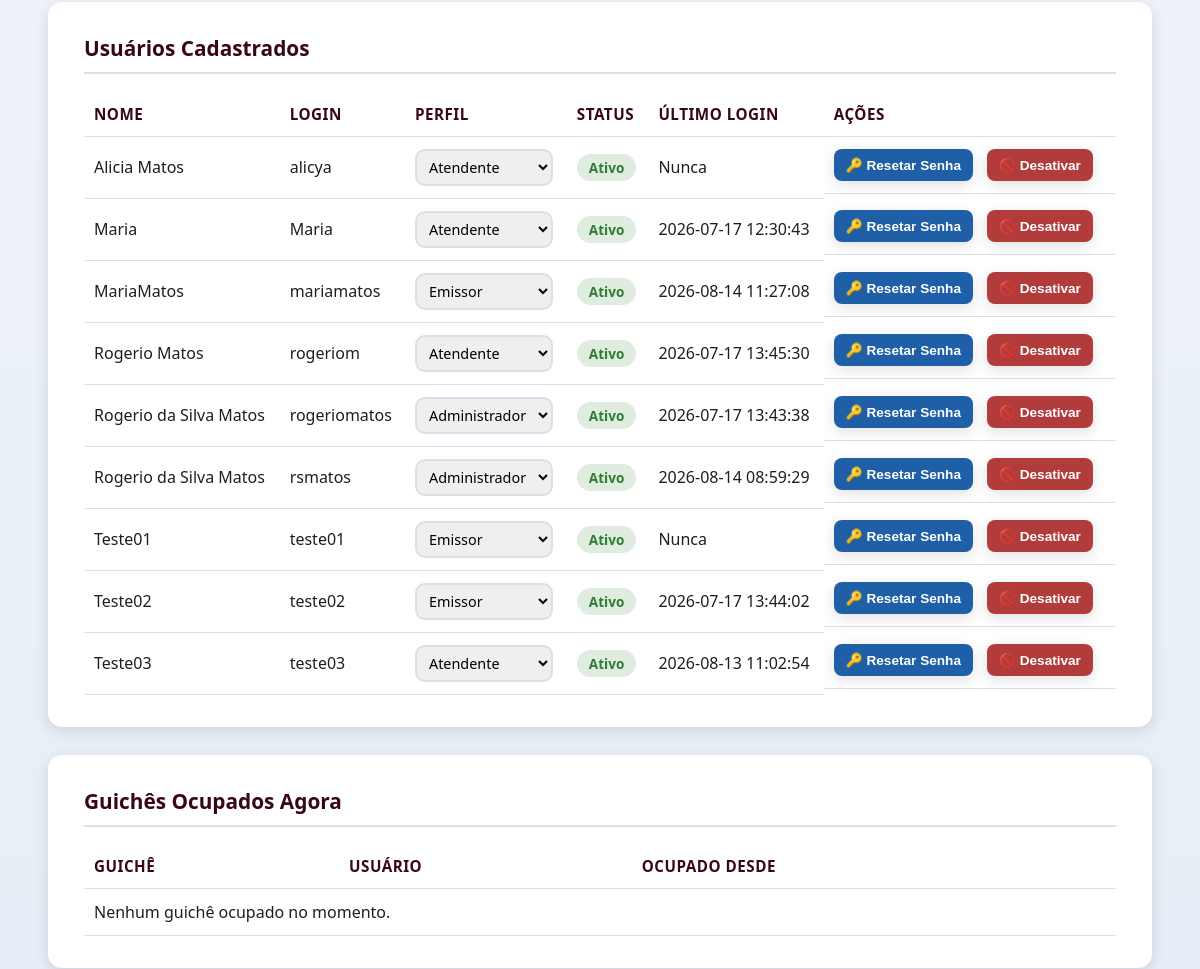
Before: /admin/usuarios (signed in, middle part) with the older database file.
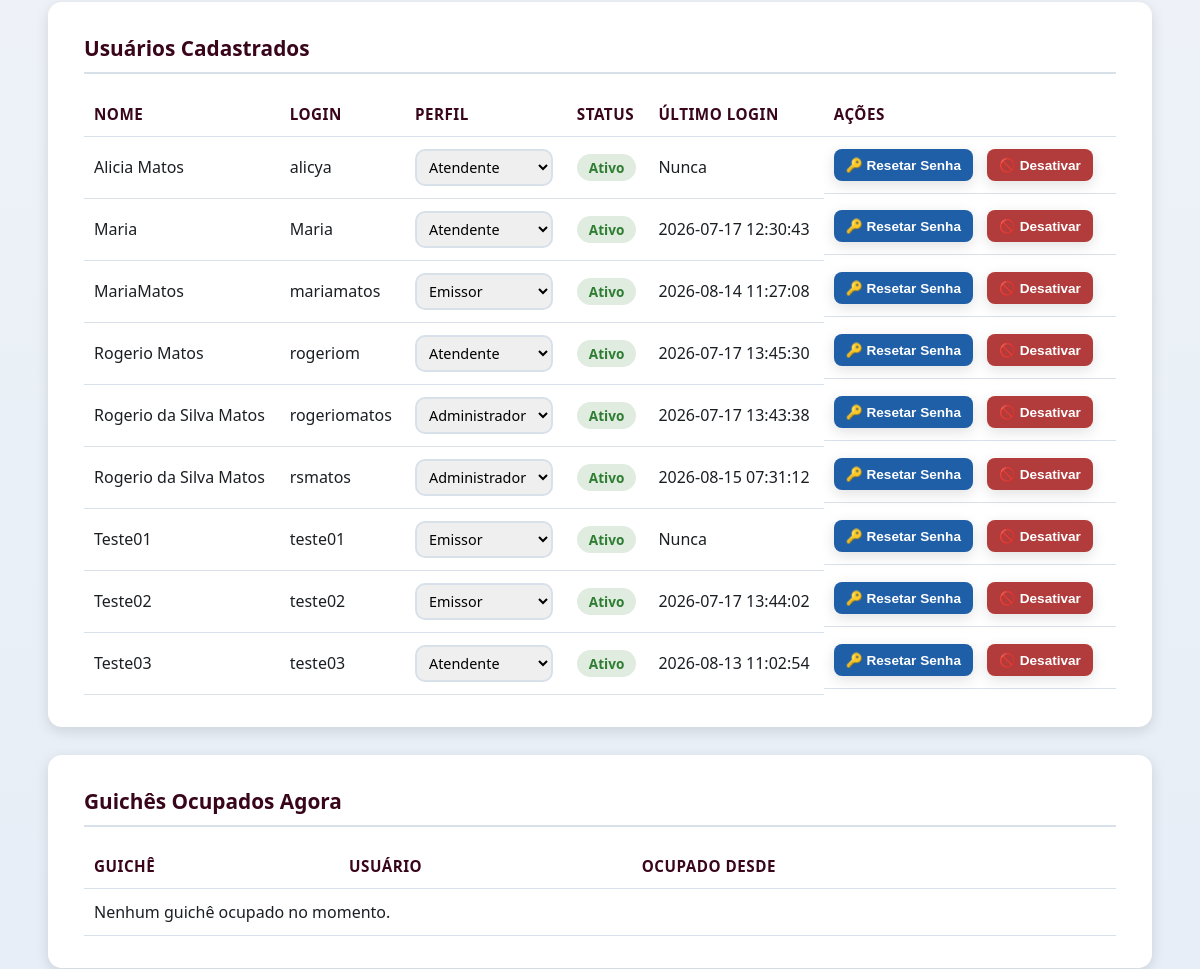
After: the same page with the newer database file.
### tables this page shows
CREATE TABLE usuarios (
            id INTEGER PRIMARY KEY AUTOINCREMENT,
            nome_completo TEXT NOT NULL,
            login TEXT NOT NULL UNIQUE,
            senha_hash TEXT NOT NULL,
            perfil TEXT NOT NULL DEFAULT 'atendente',
            ativo INTEGER NOT NULL DEFAULT 1,
            data_criacao TEXT NOT NULL,
            ultimo_login TEXT
        );

### app.py (the view)
@app.route("/admin/usuarios")
@auth.login_required
@auth.admin_required
def usuarios_tela():
    usuarios = database.listar_usuarios()
    guiches_ocupados = database.listar_guiches_ocupados()
    return render_template(
        "usuarios.html",
        config=config_manager.obter_todas(),
        usuarios=usuarios,
        guiches_ocupados=guiches_ocupados,
    )

### app.py (called while the page is built)
@app.context_processor
def injetar_usuario_logado():
    return {
        "usuario_logado": auth.usuario_logado(),
        "eh_admin": auth.eh_admin(),
        "sigs_versao": SIGS_VERSAO,
    }

### auth.py (called while the page is built)
def usuario_logado() -> Optional[dict]:
    usuario_id = session.get(CHAVE_SESSAO_USUARIO_ID)
    if usuario_id is None:
        return None
    return {
        "id": usuario_id,
        "nome_completo": session.get(CHAVE_SESSAO_NOME),
        "login": session.get(CHAVE_SESSAO_LOGIN),
        "perfil": session.get(CHAVE_SESSAO_PERFIL),
        "guiche": session.get(CHAVE_SESSAO_GUICHE),
    }

def eh_admin() -> bool:
    return session.get(CHAVE_SESSAO_PERFIL) == PerfilUsuario.ADMIN

def admin_required(funcao_view):
    @wraps(funcao_view)
    def wrapper(*args, **kwargs):
        if not eh_admin():
            if _requisicao_eh_api():
                return jsonify({"sucesso": False, "erro": "Acesso restrito a administradores."}), 403
            flash("Esta área é restrita a administradores.", "erro")
            return redirect(url_for("index"))
        return funcao_view(*args, **kwargs)
    return wrapper

### config.py (called while the page is built)
    def _conectar(self) -> sqlite3.Connection:
        conexao = sqlite3.connect(str(DATABASE_PATH), timeout=10, check_same_thread=False)
        conexao.row_factory = sqlite3.Row
        return conexao

    def obter_todas(self) -> Dict[str, Any]:
        with self._conectar() as conexao:
            linhas = conexao.execute(f"SELECT chave, valor FROM {TABELA_CONFIGURACOES}").fetchall()
        resultado: Dict[str, Any] = {}
        for linha in linhas:
            chave, valor = linha["chave"], linha["valor"]
            if chave in CHAVES_INTEIRAS:
                try:
                    resultado[chave] = int(valor)
                except (TypeError, ValueError):
                    resultado[chave] = 0
            else:
                resultado[chave] = valor
        return resultado

### database.py (called while the page is built)
@contextmanager
def get_connection() -> Generator[sqlite3.Connection, None, None]:
    conexao = sqlite3.connect(str(DATABASE_PATH), timeout=10, check_same_thread=False)
    conexao.row_factory = sqlite3.Row
    conexao.execute("PRAGMA journal_mode = WAL")
    conexao.execute("PRAGMA foreign_keys = ON")
    try:
        yield conexao
    finally:
        conexao.close()

### models.py (called while the page is built)
    def to_dict_publico(self) -> dict:
        dados = asdict(self)
        dados.pop("senha_hash", None)
        return dados

### templates/usuarios.html (shortened to what this page needs)
{% extends "layout.html" %}
{% block conteudo %}
<div class="pagina pagina-usuarios">
    <main class="conteudo-principal">
        <section class="card">
            <h2>Usuários Cadastrados</h2>
            <table class="tabela-fila">
                <thead>
                    <tr>
                        <th>Nome</th>
                        <th>Login</th>
                        <th>Perfil</th>
                        <th>Status</th>
                        <th>Último Login</th>
                        <th>Ações</th>
                    </tr>
                </thead>
                <tbody id="usuarios-corpo">
                    {% for usuario in usuarios %}
                    <tr data-usuario-id="{{ usuario.id }}">
                        <td>{{ usuario.nome_completo }}</td>
                        <td>{{ usuario.login }}</td>
                        <td>
                            <select class="select-perfil" data-usuario-id="{{ usuario.id }}">
                                <option value="atendente" {% if usuario.perfil == 'atendente' %}selected{% endif %}>Atendente</option>
                                <option value="emissor" {% if usuario.perfil == 'emissor' %}selected{% endif %}>Emissor</option>
                                <option value="admin" {% if usuario.perfil == 'admin' %}selected{% endif %}>Administrador</option>
                            </select>
                        </td>
                        <td>
                            <span class="status-badge-{{ 'ativo' if usuario.ativo else 'inativo' }}">
                                {{ 'Ativo' if usuario.ativo else 'Inativo' }}
                            </span>
                        </td>
                        <td>{{ usuario.ultimo_login or 'Nunca' }}</td>
                        <td class="acoes-usuario">
                            <button class="botao botao-secundario botao-acao-pequeno btn-resetar-senha" data-usuario-id="{{ usuario.id }}">
                                🔑 Resetar Senha
                            </button>
                            <button class="botao {{ 'botao-alerta' if usuario.ativo else 'botao-primario' }} botao-acao-pequeno btn-toggle-status"
                                    data-usuario-id="{{ usuario.id }}" data-ativo="{{ usuario.ativo | lower }}">
                                {{ '🚫 Desativar' if usuario.ativo else '✅ Ativar' }}
                            </button>
                        </td>
                    </tr>
                    {% endfor %}
                </tbody>
            </table>
        </section>
        <section class="card">
            <h2>Guichês Ocupados Agora</h2>
            <table class="tabela-fila">
                <thead>
                    <tr>
                        <th>Guichê</th>
                        <th>Usuário</th>
                        <th>Ocupado Desde</th>
                    </tr>
                </thead>
                <tbody>
                    {% for ocupacao in guiches_ocupados %}
                    <tr>
                        <td>{{ '%02d' | format(ocupacao.guiche) }}</td>
                        <td>{{ ocupacao.usuario_nome }}</td>
                        <td>{{ ocupacao.ocupado_desde }}</td>
                    </tr>
                    {% else %}
                    <tr><td colspan="3">Nenhum guichê ocupado no momento.</td></tr>
                    {% endfor %}
                </tbody>
            </table>
        </section>
    </main>
</div>
{% endblock %}

### templates/layout.html (shortened to what this page needs)
<!DOCTYPE html>
<html lang="pt-BR">
<head>
    <link rel="stylesheet" href="{{ url_for('static', filename='css/style.css') }}">
</head>
<body>
    {% block conteudo %}{% endblock %}
</body>
</html>

### static/css/style.css (style rules this page uses)
:root { --cor-principal: #003C71; --cor-principal-clara: #1F5FA8; --cor-secundaria: #F4A300; --cor-fundo: #F2F5F9; --cor-texto: #1B1F23; --cor-branco: #FFFFFF; --cor-cinza-borda: #D8E0EA; --cor-sucesso: #2E7D32; --cor-erro: #C62828; --sombra-padrao: 0 4px 14px rgba(0, 0, 0, 0.12); --raio-borda: 14px; --transicao-padrao: all 0.25s ease-in-out; }
* { box-sizing: border-box; }
body { margin: 0; font-family: "Segoe UI", Arial, Helvetica, sans-serif; background: linear-gradient(180deg, var(--cor-fundo) 0%, #E4ECF6 100%); color: var(--cor-texto); }
.pagina { max-width: 1200px; margin: 0 auto; padding: 40px 48px; padding-bottom: 88px; }
.conteudo-principal { display: flex; flex-direction: column; gap: 28px; }
.card { background: var(--cor-branco); border-radius: var(--raio-borda); box-shadow: var(--sombra-padrao); padding: 32px 36px; }
.card h2 { margin-top: 0; color: var(--cor-principal); font-size: 1.3rem; border-bottom: 2px solid var(--cor-cinza-borda); padding-bottom: 10px; }
input, select { padding: 12px 14px; border: 2px solid var(--cor-cinza-borda); border-radius: 10px; font-size: 1rem; font-family: inherit; transition: var(--transicao-padrao); }
.botao { border: none; border-radius: 12px; padding: 18px 22px; font-size: 1.1rem; font-weight: 700; cursor: pointer; transition: var(--transicao-padrao); box-shadow: var(--sombra-padrao); text-decoration: none; text-align: center; display: inline-flex; align-items: center; justify-content: center; gap: 8px; color: var(--cor-branco); }
.botao-secundario { background: var(--cor-principal-clara); }
.botao-alerta { background: #B23B3B; }
.tabela-fila { width: 100%; border-collapse: collapse; margin-top: 12px; }
.tabela-fila th, .tabela-fila td { text-align: left; padding: 12px 10px; border-bottom: 1px solid var(--cor-cinza-borda); }
.tabela-fila th { color: var(--cor-principal); font-size: 0.95rem; text-transform: uppercase; letter-spacing: 0.5px; }
.botao-acao-pequeno { padding: 8px 12px; font-size: 0.85rem; border-radius: 8px; margin-right: 6px; }
.status-badge-ativo, .status-badge-inativo { padding: 4px 12px; border-radius: 999px; font-size: 0.85rem; font-weight: 700; }
.status-badge-ativo { background: rgba(46, 125, 50, 0.15); color: var(--cor-sucesso); }
.acoes-usuario { display: flex; gap: 8px; flex-wrap: wrap; }
.select-perfil { padding: 6px 8px; font-size: 0.9rem; }

Changed rows visible on the page:
changed usuarios "rsmatos": ultimo_login "2026-08-14 08:59:29" → "2026-08-15 07:31:12"
